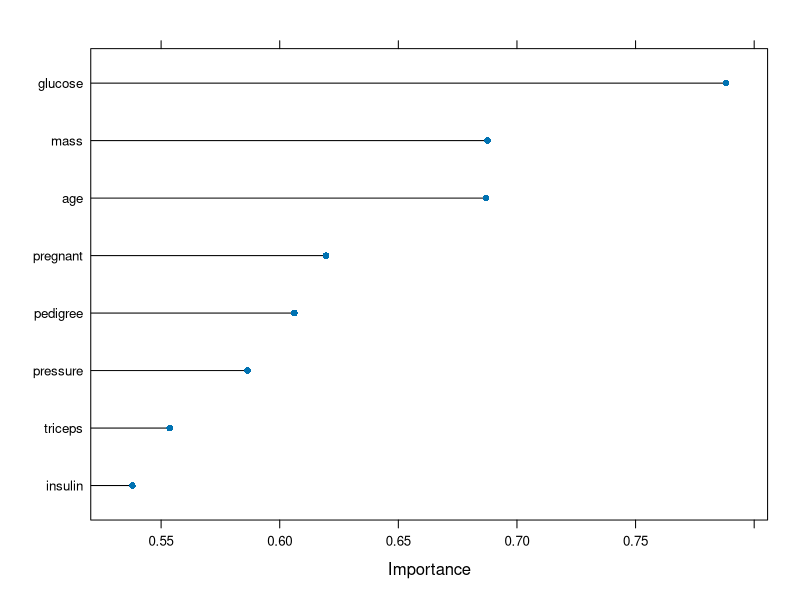
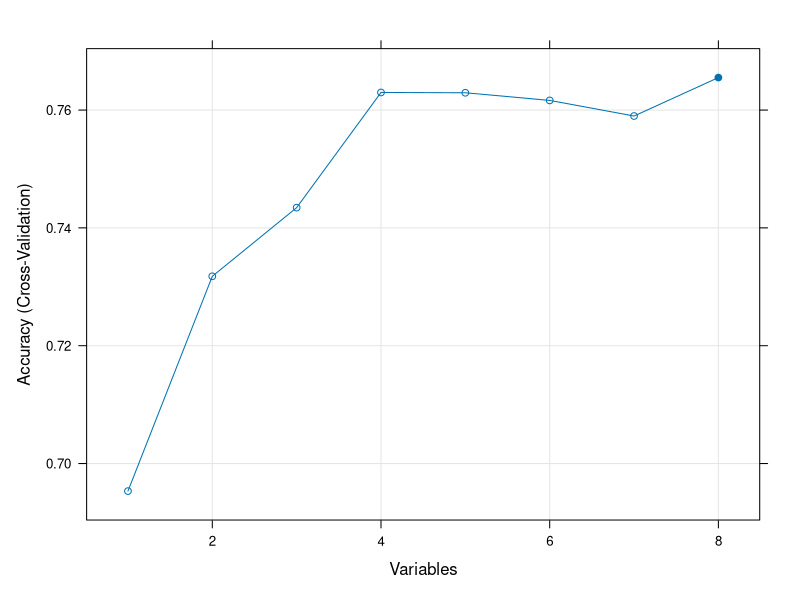

Recreate these plots in R, in order.
#!/usr/bin/r

#http://machinelearningmastery.com/feature-selection-with-the-caret-r-package/
    
set.seed(7)

# install.packages("mlbench")
# install.packages("caret")
# install.packages("pROC")

library(mlbench)
library(caret)

data(PimaIndiansDiabetes)

# look for correlations
correlationMatrix <- cor(PimaIndiansDiabetes[,1:8])
print(correlationMatrix)
highlyCorrelated<-findCorrelation(correlationMatrix, cutoff=0.5)
print(highlyCorrelated)

# use caret to display feature importance
control <- trainControl(method="repeatedcv", number=10, repeats=3)
model <- train(diabetes~., data=PimaIndiansDiabetes, method="lvq", preProcess="scale", trControl=control)
importance <- varImp(model, scale=FALSE)
print(importance)
plot(importance)

# automatic feature selection
control <- rfeControl(functions=rfFuncs, method="cv", number=10)
results <- rfe(PimaIndiansDiabetes[,1:8], PimaIndiansDiabetes[,9], sizes=c(1:8), rfeControl=control)

print(results)
plot(results,type=c("g","o"))
